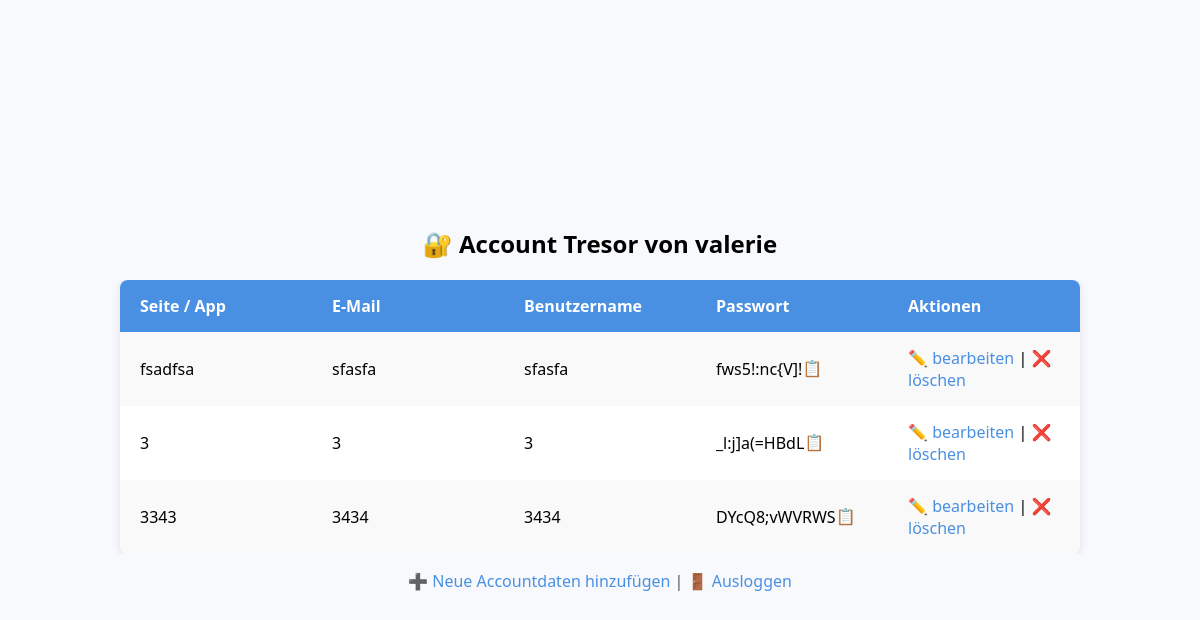
Page /vault (signed in) on the committed database.
### app.py (models this page shows, shortened)
class User(db.Model):
    id = db.Column(db.Integer, primary_key=True)
    username = db.Column(db.String(80), unique=True, nullable=False)
    password = db.Column(db.String(80), nullable=False)
    email = db.Column(db.String(120), unique=True, nullable=False)

class Account(db.Model):
    id = db.Column(db.Integer, primary_key=True)
    site = db.Column(db.String(150), nullable=False)
    username = db.Column(db.String(150), nullable=False)
    password = db.Column(db.String(150), nullable=False)
    user_id = db.Column(db.Integer, db.ForeignKey('user.id'), nullable=False)
    user = db.relationship('User', backref=db.backref('passwords', lazy=True))
    email = db.Column(db.String(120), nullable=False)

### app.py (the view)
@app.route('/vault')
def vault():
    if 'user_id' not in session:
        return redirect(url_for('login'))
    user = User.query.get(session['user_id'])
    user_accounts = Account.query.filter_by(user_id=user.id).all()
    return render_template('vault.html', user_accounts=user_accounts)

### templates/vault.html (shortened to what this page needs)
<!DOCTYPE html>
<html lang="de">
<head>
    <link rel="stylesheet" href="{{ url_for('static', filename='css/style.css') }}">
</head>
<body>
    <div class="table-container">
        <h2>🔐 Account Tresor von {{ session['username'] }}</h2>
        <div style = "overflow-x: auto;">
        <table>
            <tr>
                <th>Seite / App</th>
                <th>E-Mail</th>
                <th>Benutzername</th>
                <th>Passwort</th>
                <th>Aktionen</th>
            </tr>
            {% for acc in user_accounts %}
            <tr>
                <td>{{acc.site}}</td>
                <td>{{acc.email}}</td>
                <td>{{acc.username}}</td>
                <td>
                    <div style="display: inline-flex; align-items: center;">
                    <span id="pw-{{ acc.id }}">{{ acc.password }}</span>
                    <button class ="copy-button" onclick="copyToClipboard('pw-{{ acc.id }}', 'copied-{{ acc.id }}')" title="Passwort kopieren">📋</button>
                    </div>
                </td>
                <td><a href="{{ url_for('edit_account_details', id=acc.id) }}"> ✏️ bearbeiten</a> |
                    <a href="{{ url_for('delete_account_details', id=acc.id) }}">❌ löschen</a>
                </td>
            </tr>
            {% endfor %}
        </table>
        </div>
        <p><a href="{{ url_for('add_account_details') }}">➕ Neue Accountdaten hinzufügen</a> | <a href="{{ url_for('logout') }}">🚪 Ausloggen</a></p>
    </div>
</body>
</html>

### static/css/style.css (style rules this page uses)
body { font-family: 'Segoe UI', sans-serif; background-color: #f7f9fc; margin: 0; padding: 0; display: flex; height: 100vh; align-items: center; justify-content: center; }
p { margin-bottom: 25px; color: #555; }
button { margin-top: 20px; width: 100%; padding: 12px; background-color: #007bff; color: white; border: none; border-radius: 6px; font-size: 16px; cursor: pointer; transition: background-color 0.3s ease; }
.table-container { width: 100%; overflow-x: auto; margin-top: 20px }
table { width: 80%; max-width: 1250px; border-collapse: collapse; margin: 0 auto; font-size: 16px; background-color: #fff; box-shadow: 0 2px 8px rgba(0,0,0,0.1); border-radius: 8px; overflow: hidden; table-layout: fixed; }
h2 { text-align: center; margin-bottom: 20px; }
p { text-align: center; margin-bottom: 20px; }
th, td { padding: 15px 20px; text-align: left; }
th { background-color: #4a90e2; color: #fff; font-weight: 600; }
tr:nth-child(even) { background-color: #f9f9f9; }
a { color: #4a90e2; text-decoration: none; font-weight: 500; }
.copy-button { background: none; border: none; padding: 0; margin: 0; font-size: 1em; cursor: pointer; line-height: 1; vertical-align: middle; }

### rows in the picture
User: username "valerie"
Account: site "fsadfsa", email "sfasfa", username "sfasfa", password "fws5!:nc{V]!"
Account: site "3", email "3", username "3", password "_l:j]a(=HBdL"
Account: site "3343", email "3434", username "3434", password "DYcQ8;vWVRWS"
